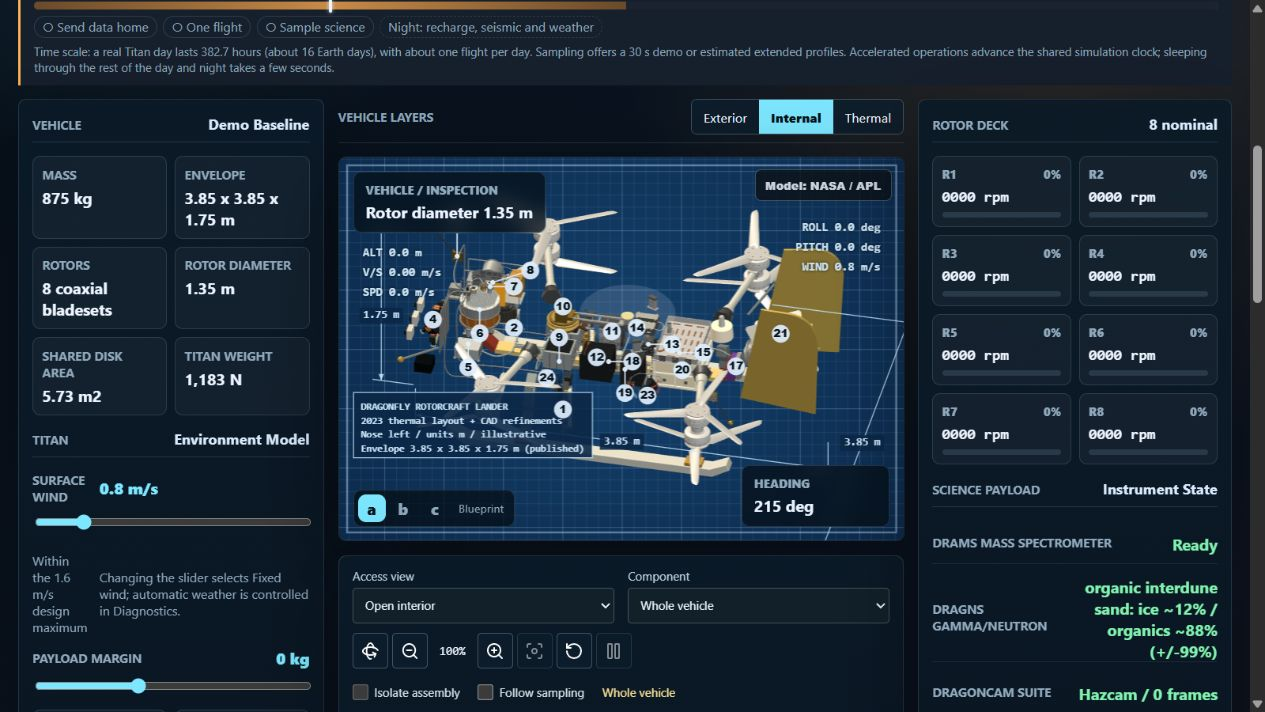
#> input picture research/drill-fixed-feed-lead-2026-10-27/default-open-interior.png, 1265 x 712 px, given in place of draco-ams2024-210.jpg, which was not available
$ python comparison.py
#> lines starting #> are read from the running program, lines starting #| are printed output that depends on the picture; pictures that were not available may be replaced by others from this repository, and a replacement may not be noted
"""Mechanical crops of a reused real photo and actual model/UI captures. No synthesis."""
from pathlib import Path
from PIL import Image,ImageOps,ImageDraw,ImageFont
base=Path(__file__).resolve().parent
font=ImageFont.truetype('C:/Windows/Fonts/arial.ttf',20)
small=ImageFont.truetype('C:/Windows/Fonts/arial.ttf',16)
panels=[
 ('REAL / EM1 DEVELOPMENT LEADS',base/'../sources/draco-ams2024/draco-ams2024-210.jpg',(550,760,865,1130)),
 ('SIM / FIXED LOCAL EXAMPLE',base/'isolated-covers-on.png',(480,120,890,590)),
 ('UI / PART 12 + OPEN INTERIOR',base/'numbered-selector.png',(335,155,915,705)),
]
out=Image.new('RGB',(1320,650),'#edf1f3');draw=ImageDraw.Draw(out)
#> after `out = Image.new('RGB', (1320, 650), '#edf1f3')`:
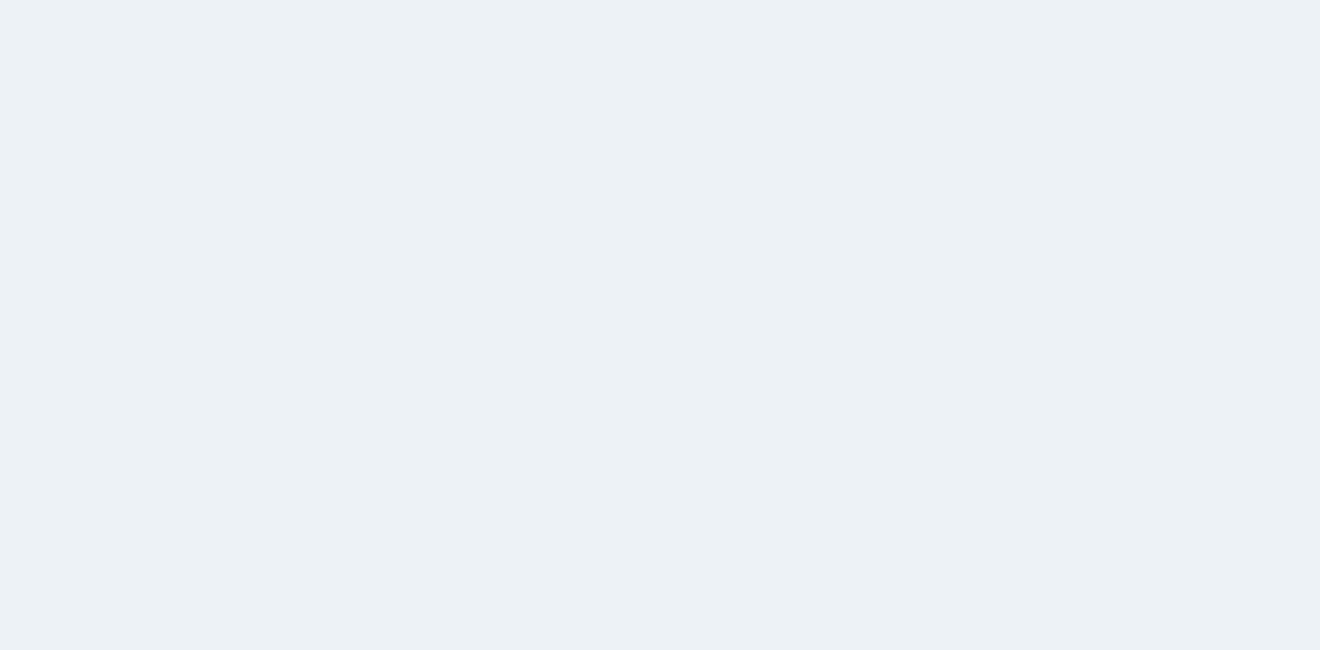
#> out: PIL image 1320x650 RGB; mean R, G, B 237, 241, 243
for i,(title,path,crop) in enumerate(panels):
 x=i*440;draw.text((x+12,20),title,font=font,fill='#152634')
 pic=ImageOps.contain(Image.open(path).convert('RGB').crop(crop),(410,490))
#> pic: PIL image 410x482 RGB; every value is 0
 out.paste(pic,(x+(440-pic.width)//2,65+(490-pic.height)//2))
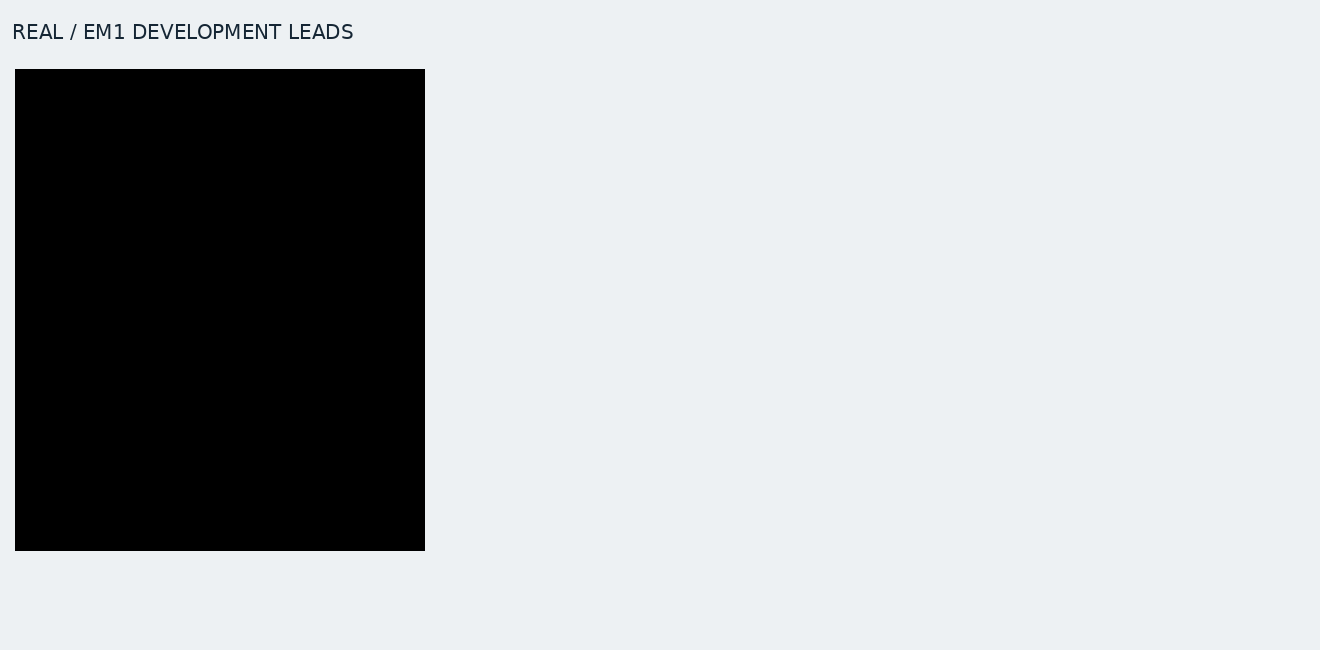
#> out: PIL image 1320x650 RGB; mean R, G, B 182, 185.1, 186.7
#> pass 2 of the loop `for i,(title,path,crop) in enumerate(panels):`:
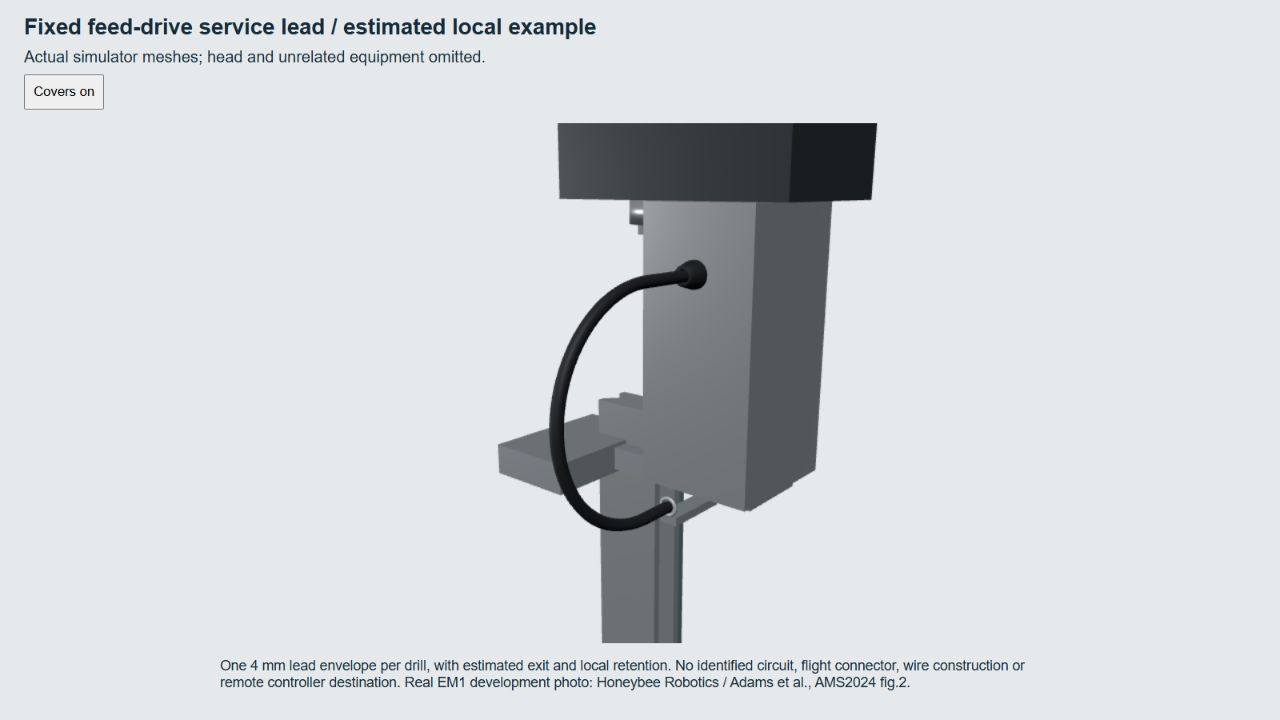
#> input picture research/drill-fixed-feed-lead-2026-10-27/isolated-covers-on.png, 1280 x 720 px
#> `pic=ImageOps.contain(Image.open(path).convert('RGB').crop(crop),(410,4..`:
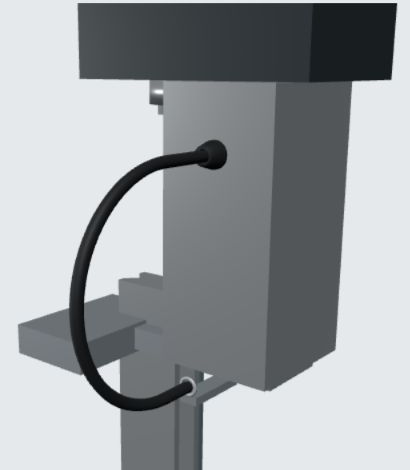
#> pic: PIL image 410x470 RGB; mean R, G, B 155.7, 159.8, 162.9
#> `out.paste(pic,(x+(440-pic.width)//2,65+(490-pic.height)//2))`:
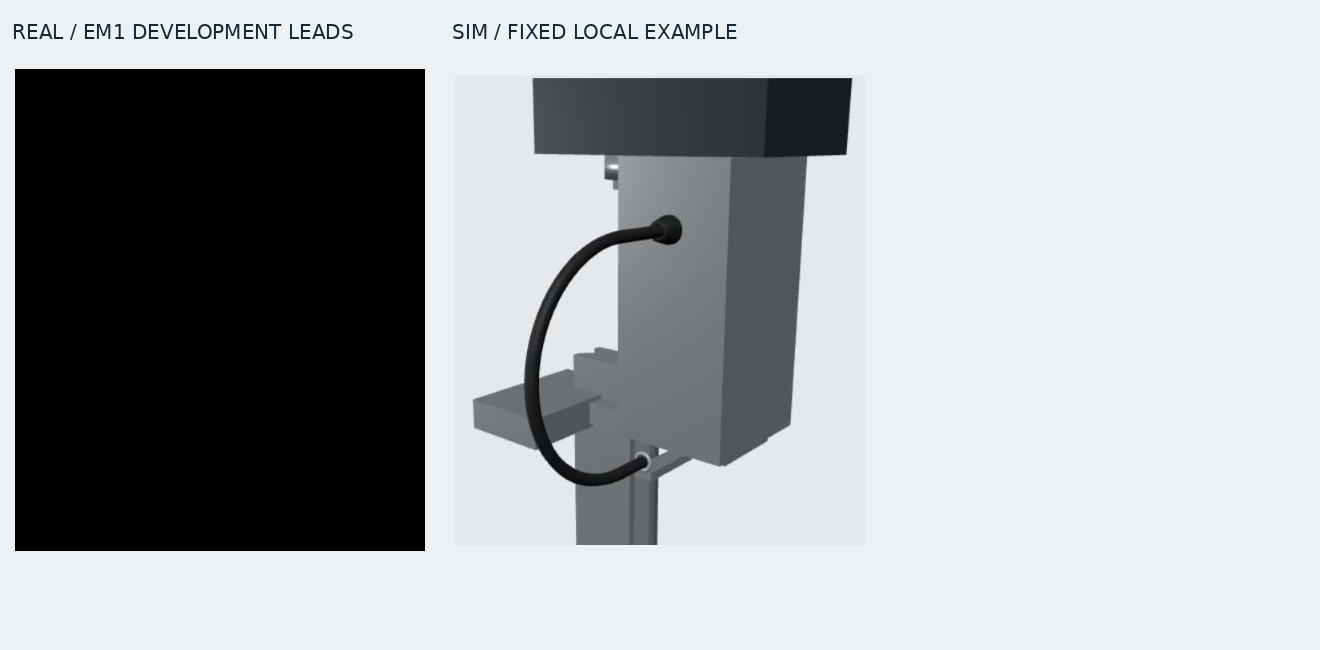
#> out: PIL image 1320x650 RGB; mean R, G, B 163.4, 166.6, 168.4
#> pass 3 of the loop `for i,(title,path,crop) in enumerate(panels):`:
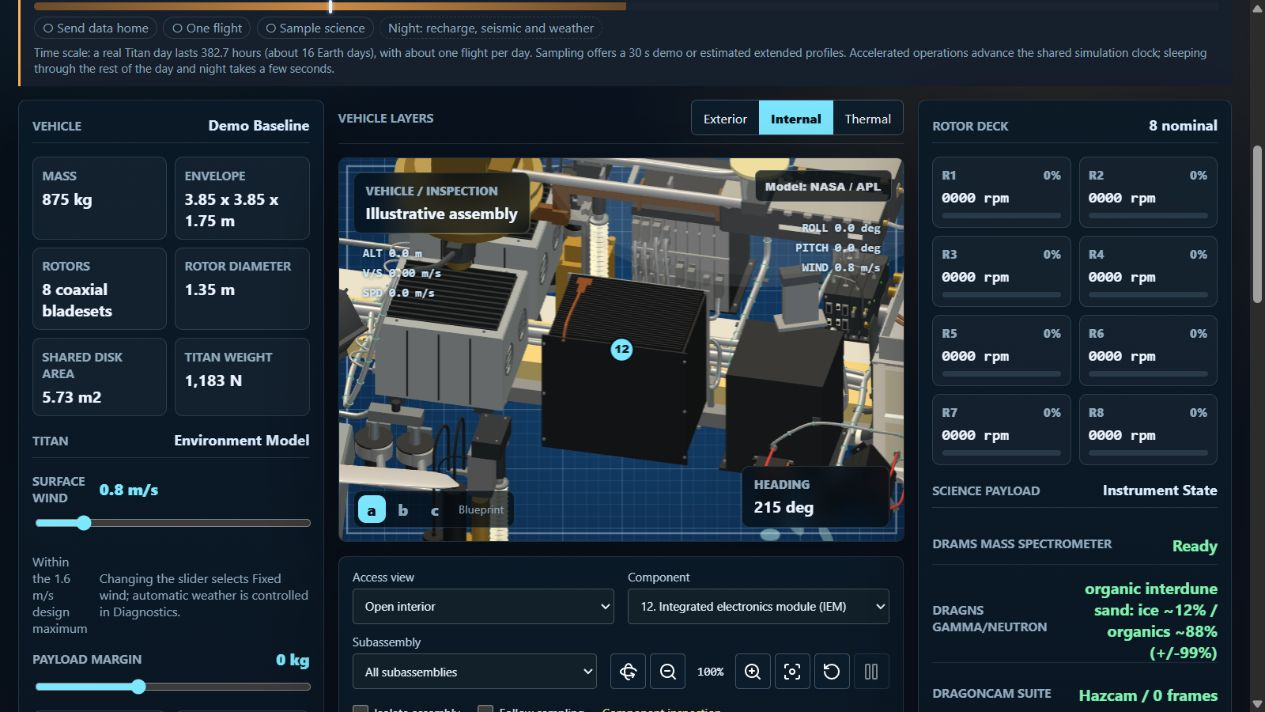
#> input picture research/drill-fixed-feed-lead-2026-10-27/numbered-selector.png, 1265 x 712 px
#> `pic=ImageOps.contain(Image.open(path).convert('RGB').crop(crop),(410,4..`:
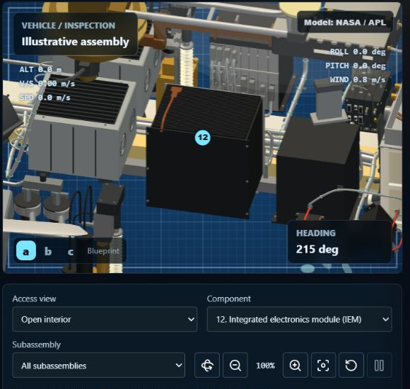
#> pic: PIL image 410x389 RGB; mean R, G, B 52.3, 61.3, 67.3
#> `out.paste(pic,(x+(440-pic.width)//2,65+(490-pic.height)//2))`:
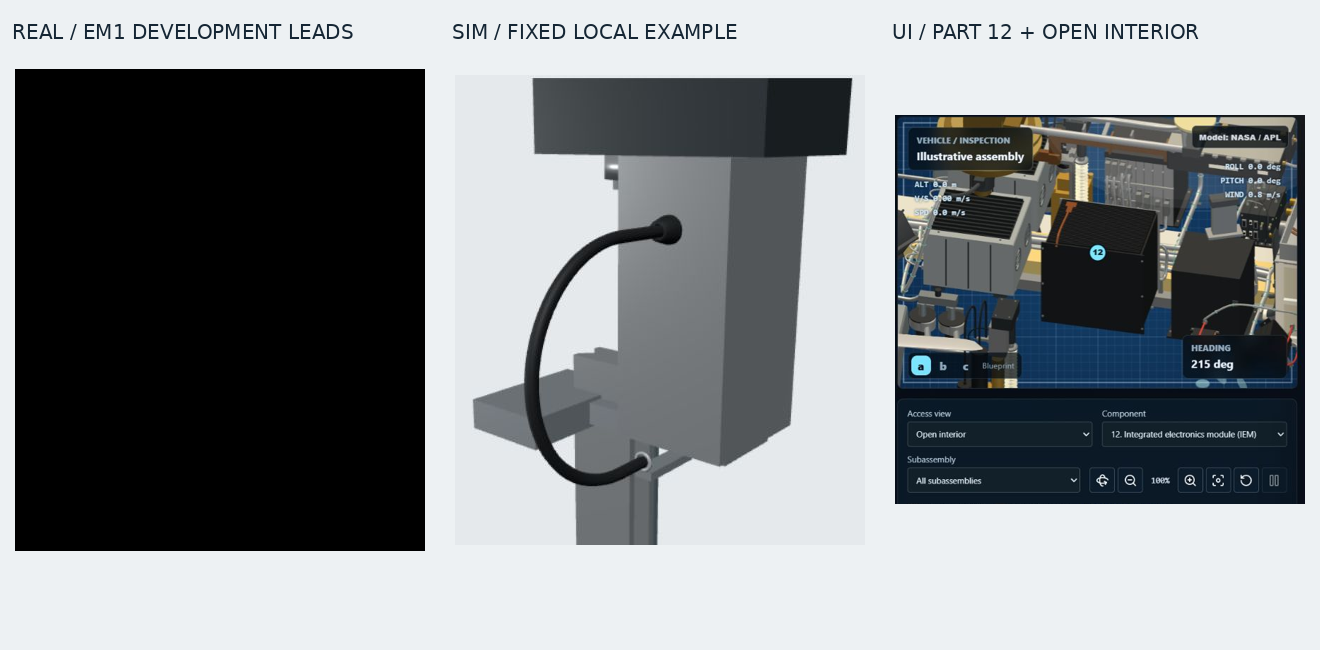
#> out: PIL image 1320x650 RGB; mean R, G, B 128.7, 132.9, 135.4
draw.text((15,585),'Source: Honeybee Robotics / Adams et al., AMS2024 fig.2; NASA proceedings. Model/UI: actual browser captures.',font=small,fill='#253b4c')
draw.text((15,615),'Lead exit, routing, diameter and retention are estimates. No confirmed flight circuit, cable count or remote endpoint.',font=small,fill='#253b4c')
out.save(base/'real-model-ui-comparison.jpg',quality=92)
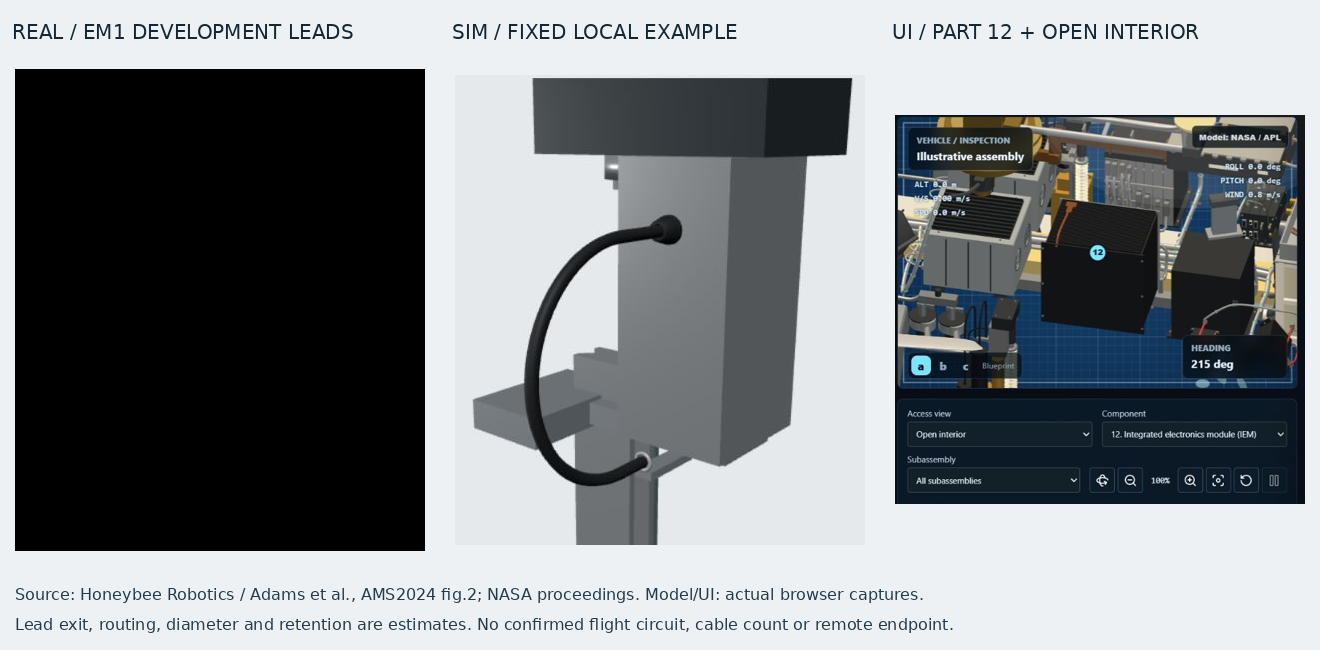
#> saved as real-model-ui-comparison.jpg: PIL image 1320x650 RGB; mean R, G, B 127.5, 131.7, 134.4
